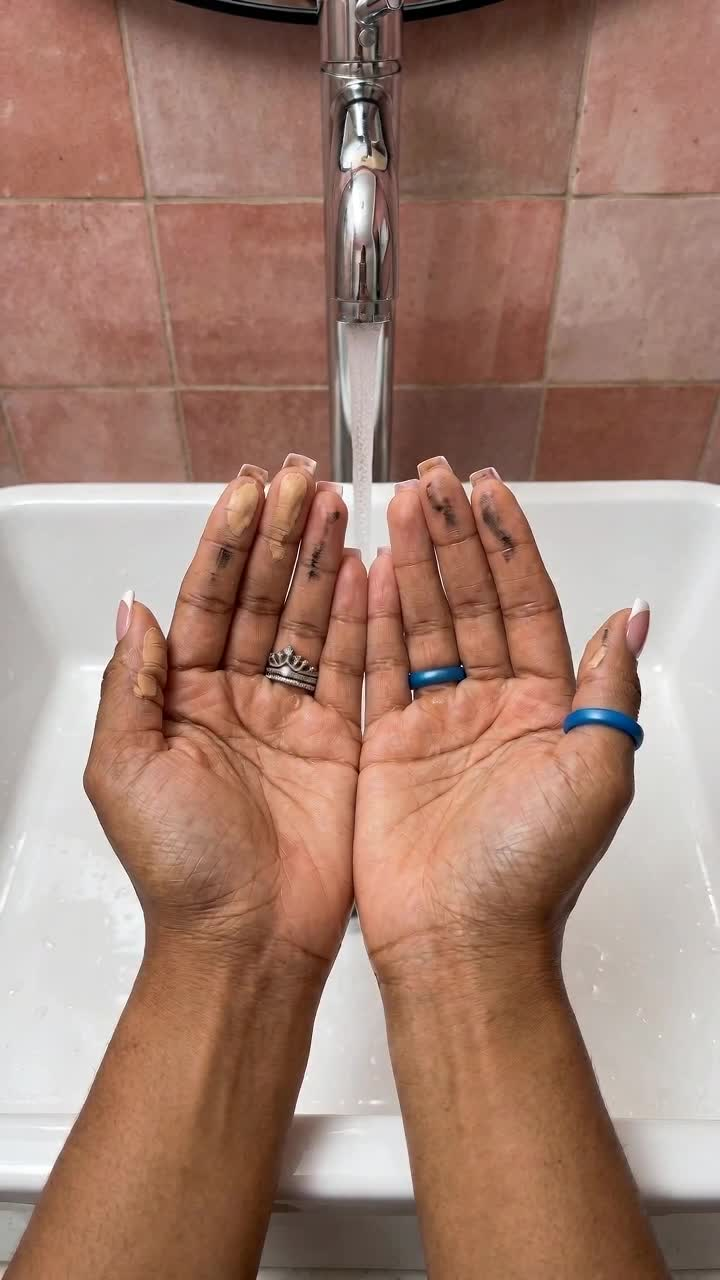
#> input picture ugc/pritech-cleansing-brush/qc/S2_0.5.jpg, 720 x 1280 px, given in place of S2_0.5.jpg_0.jpg, which was not available
$ python tools_qcsheet.py qc/S2_0.5.jpg
#> lines starting #> are read from the running program, lines starting #| are printed output that depends on the picture
"""Frame sheet per clip (0, 0.5, 1, 2, 3, 3.9 s) for QC. python3 tools_qcsheet.py S2 S3 ... -> qc/sheet_<ids>.jpg"""
import subprocess, sys
from PIL import Image, ImageDraw
T = [0, 0.5, 1, 2, 3, 3.9]; W, H = 230, 409
ids = sys.argv[1:]; sheet = Image.new('RGB', (W * len(T), H * len(ids)), 'white'); d = ImageDraw.Draw(sheet)
#> after `sheet = Image.new('RGB', (W * len(T), H * len(ids)), 'white')`: sheet: PIL image 1380x409 RGB; every value is 255
for r, sid in enumerate(ids):
    for c, t in enumerate(T):
        f = f'qc/{sid}_{t}.jpg'
        subprocess.run(['ffmpeg', '-loglevel', 'error', '-y', '-ss', str(t), '-i', f'clips/{sid}.mp4', '-frames:v', '1', f])
#> (this line was passed over: subprocess is not available in this run)
        sheet.paste(Image.open(f).convert('RGB').resize((W, H)), (c * W, r * H)); d.text((c * W + 4, r * H + 4), f'{sid} {t}', fill='red')
#> after `sheet.paste(Image.open(f).convert('RGB').resize((W, H)), (c * W, r * H`:
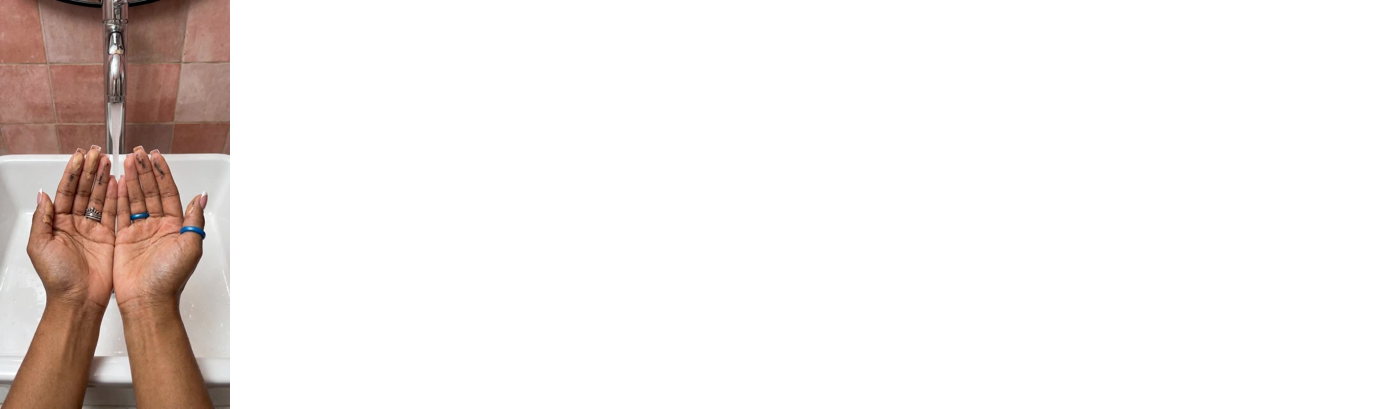
#> sheet: PIL image 1380x409 RGB; mean R, G, B 239.8, 233.9, 231.4
#> (the run stopped early here; a loop or call above may not have finished)

$ run again, on ugc/pritech-cleansing-brush/qc/S2_3.jpg
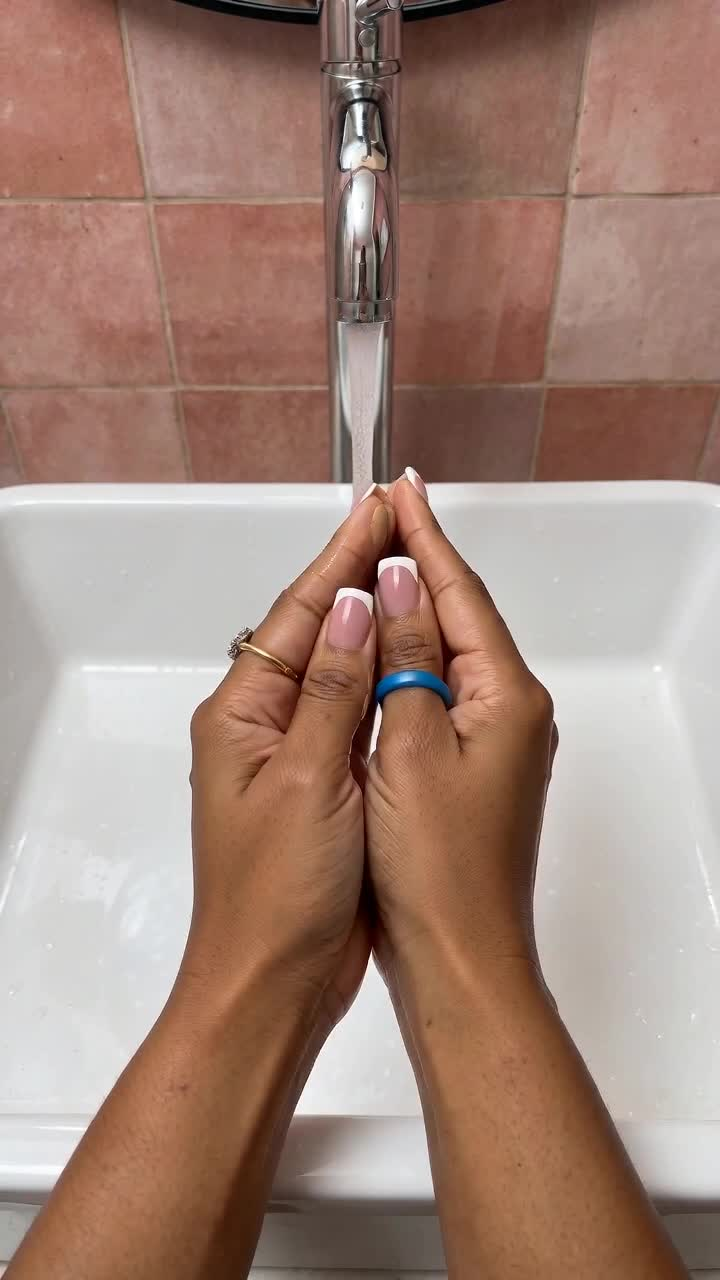
#> input picture ugc/pritech-cleansing-brush/qc/S2_3.jpg, 720 x 1280 px, given in place of S2_3.jpg_0.jpg, which was not available
#> `sheet.paste(Image.open(f).convert('RGB').resize((W, H)), (c * W, r * H`:
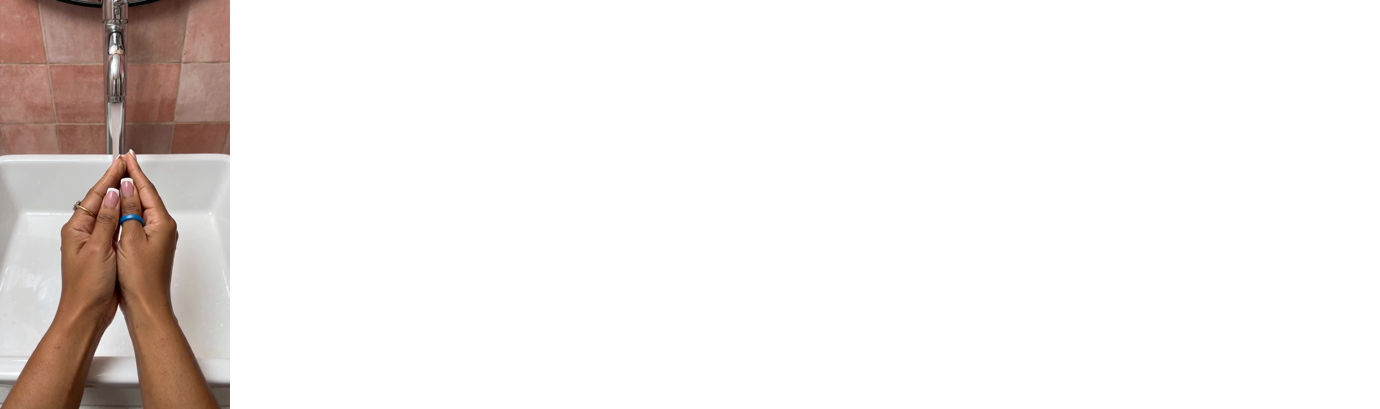
#> sheet: PIL image 1380x409 RGB; mean R, G, B 239.5, 234.7, 232.6

$ run again, on ugc/pritech-cleansing-brush/qc/S3_0.5.jpg
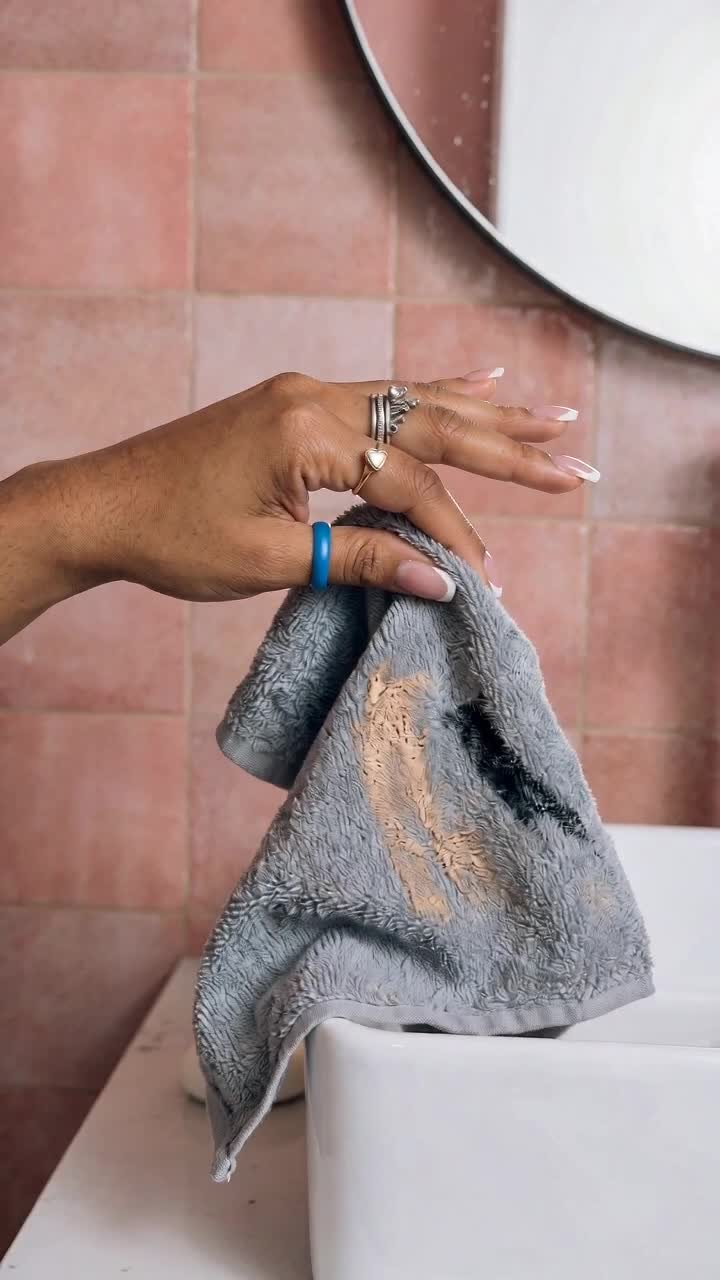
#> input picture ugc/pritech-cleansing-brush/qc/S3_0.5.jpg, 720 x 1280 px, given in place of S3_0.5.jpg_0.jpg, which was not available
#> `sheet.paste(Image.open(f).convert('RGB').resize((W, H)), (c * W, r * H`:
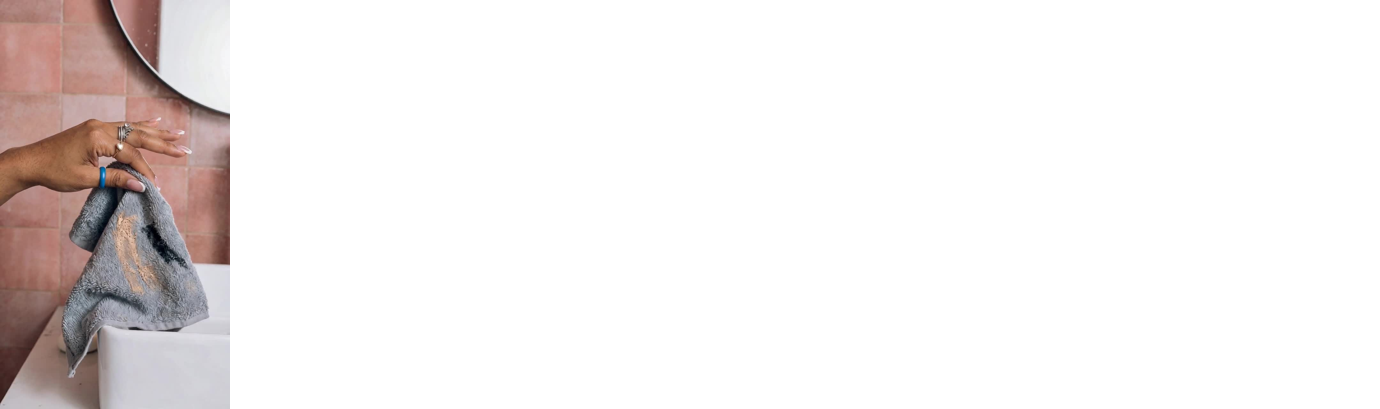
#> sheet: PIL image 1380x409 RGB; mean R, G, B 240.1, 235.9, 235.2
